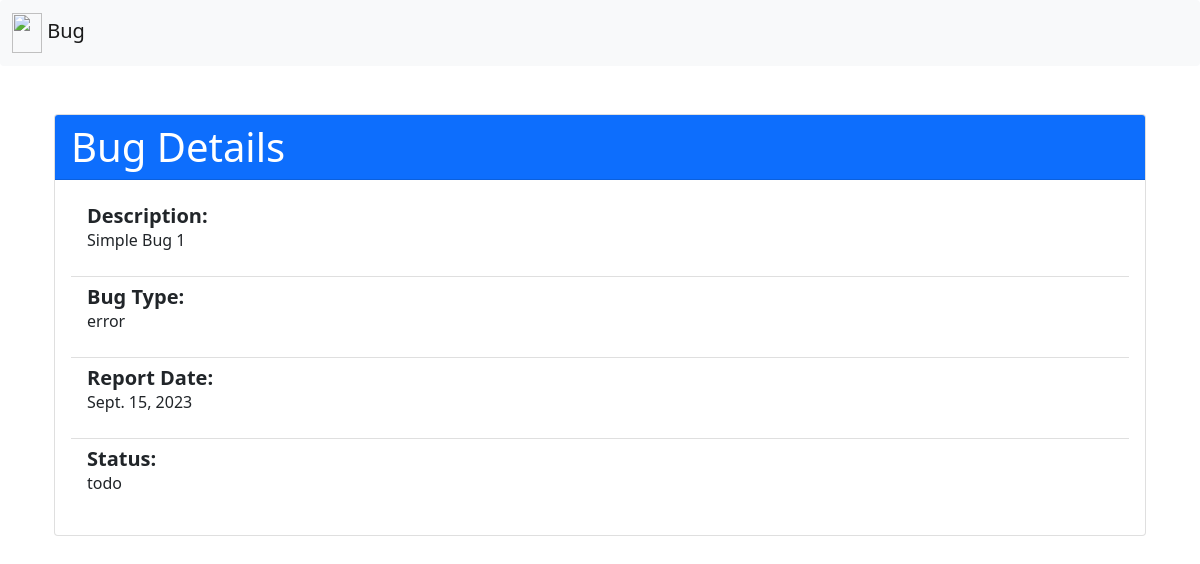
The app's page /bug/bug/1/ with its own data.
### bug/models.py (models this page shows, shortened)
class Bug(models.Model):
    BUG_TYPES = [
        ('error', 'Error'),
        ('feature', 'New Feature'),
        ('enhancement', 'Enhancement'),
        ('other', 'Other'),
    ]
    STATUS_CHOICES = [
        ('todo', 'To Do'),
        ('in_progress', 'In Progress'),
        ('done', 'Done'),
    ]
    description = models.TextField()
    bug_type = models.CharField(max_length=35, choices=BUG_TYPES, default='error')
    report_date = models.DateField(default=datetime.now)
    status = models.CharField(max_length=35, choices=STATUS_CHOICES, default='todo')

### bug/views.py (the view)
# urls.py: path('bug/<int:bug_id>/', views.view_bug, name='view_bug'),
def view_bug(request, bug_id):
    bug = get_object_or_404(Bug, pk=bug_id)
    return render(request, 'bug/view_bug.html', {'bug': bug})

### bug/templates/bug/view_bug.html
{% extends "bug/base.html" %}
{% block content %}
<div class="container mt-5">
    <div class="card">
        <div class="card-header bg-primary text-white">
            <h1 class="mb-0">Bug Details</h1>
        </div>
        <div class="card-body">
            <ul class="list-group list-group-flush">
                <li class="list-group-item">
                    <h5 class="mb-0"><strong>Description:</strong></h5>
                    <p>{{ bug.description }}</p>
                </li>
                <li class="list-group-item">
                    <h5 class="mb-0"><strong>Bug Type:</strong></h5>
                    <p>{{ bug.bug_type }}</p>
                </li>
                <li class="list-group-item">
                    <h5 class="mb-0"><strong>Report Date:</strong></h5>
                    <p>{{ bug.report_date }}</p>
                </li>
                <li class="list-group-item">
                    <h5 class="mb-0"><strong>Status:</strong></h5>
                    <p>{{ bug.status }}</p>
                </li>
            </ul>
        </div>
    </div>
</div>
{% endblock content %}

### records on screen
Bug: description "Simple Bug 1", bug_type "error", report_date "Sept. 15, 2023", status "todo"
